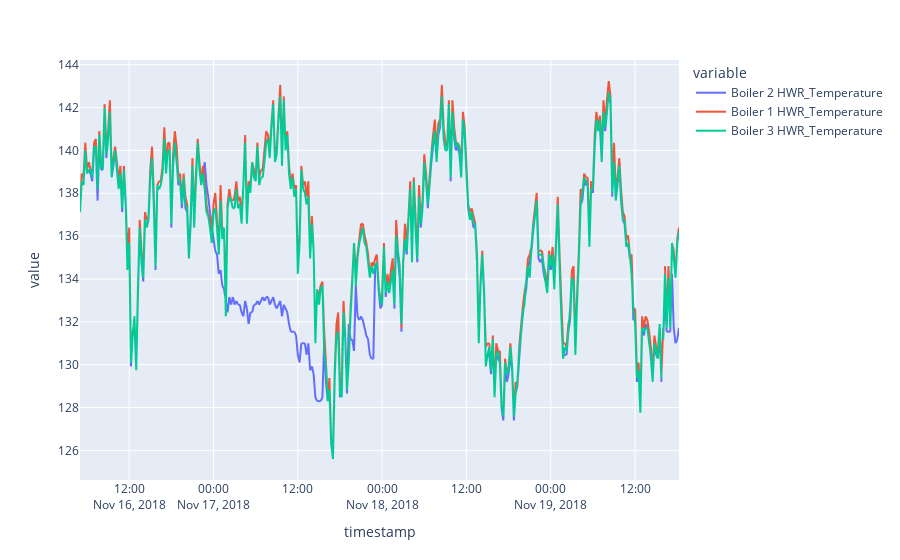

Source (notebook cell):
### Code cell
sensors[0].plot()

### Figure 1 — Plotly figure (JSON) as saved in the notebook; plotly's stock layout.template omitted (floating-point values rounded to 4 significant figures; data arrays with more than 128 entries replaced by an {"elided": "..."} marker saying what was removed)
{"data": [{"hovertemplate": "variable=Boiler 2 HWR_Temperature<br>timestamp=%{x}<br>value=%{y}<extra></extra>", "legendgroup": "Boiler 2 HWR_Temperature", "line": {"color": "#636efa", "dash": "solid"}, "marker": {"symbol": "circle"}, "mode": "lines", "name": "Boiler 2 HWR_Temperature", "showlegend": true, "type": "scattergl", "x": {"elided": "343 str values"}, "xaxis": "x", "y": {"elided": "343 float values"}, "yaxis": "y"}, {"hovertemplate": "variable=Boiler 1 HWR_Temperature<br>timestamp=%{x}<br>value=%{y}<extra></extra>", "legendgroup": "Boiler 1 HWR_Temperature", "line": {"color": "#EF553B", "dash": "solid"}, "marker": {"symbol": "circle"}, "mode": "lines", "name": "Boiler 1 HWR_Temperature", "showlegend": true, "type": "scattergl", "x": {"elided": "343 str values"}, "xaxis": "x", "y": {"elided": "343 float values"}, "yaxis": "y"}, {"hovertemplate": "variable=Boiler 3 HWR_Temperature<br>timestamp=%{x}<br>value=%{y}<extra></extra>", "legendgroup": "Boiler 3 HWR_Temperature", "line": {"color": "#00cc96", "dash": "solid"}, "marker": {"symbol": "circle"}, "mode": "lines", "name": "Boiler 3 HWR_Temperature", "showlegend": true, "type": "scattergl", "x": {"elided": "343 str values"}, "xaxis": "x", "y": {"elided": "343 float values"}, "yaxis": "y"}], "layout": {"legend": {"title": {"text": "variable"}, "tracegroupgap": 0}, "margin": {"t": 60}, "xaxis": {"anchor": "y", "domain": [0, 1], "title": {"text": "timestamp"}}, "yaxis": {"anchor": "x", "domain": [0, 1], "title": {"text": "value"}}}}
